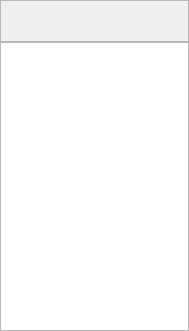
               <widget class="QWidget" name="page_6">
                <property name="geometry">
                 <rect>
                  <x>0</x>
                  <y>0</y>
                  <width>189</width>
                  <height>331</height>
                 </rect>
                </property>
                <attribute name="icon">
                 <iconset>
                  <normaloff>icons/chevron-down.svg</normaloff>icons/chevron-down.svg</iconset>
                </attribute>
                <attribute name="label">
                 <string>Оценить приложение</string>
                </attribute>
                <layout class="QVBoxLayout" name="verticalLayout_13">
                 <property name="spacing">
                  <number>0</number>
                 </property>
                 <property name="leftMargin">
                  <number>0</number>
                 </property>
                 <property name="topMargin">
                  <number>0</number>
                 </property>
                 <property name="rightMargin">
                  <number>0</number>
                 </property>
                 <property name="bottomMargin">
                  <number>0</number>
                 </property>
                 <item>
                  <widget class="QFrame" name="marc_frame">
                   <property name="frameShape">
                    <enum>QFrame::StyledPanel</enum>
                   </property>
                   <property name="frameShadow">
                    <enum>QFrame::Raised</enum>
                   </property>
                   <layout class="QVBoxLayout" name="verticalLayout_19">
                    <property name="spacing">
                     <number>0</number>
                    </property>
                    <property name="leftMargin">
                     <number>0</number>
                    </property>
                    <property name="topMargin">
                     <number>0</number>
                    </property>
                    <property name="rightMargin">
                     <number>0</number>
                    </property>
                    <property name="bottomMargin">
                     <number>0</number>
                    </property>
                    <item>
                     <widget class="QFrame" name="stars_frame">
                      <property name="minimumSize">
                       <size>
                        <width>0</width>
                        <height>40</height>
                       </size>
                      </property>
                      <property name="maximumSize">
                       <size>
                        <width>16777215</width>
                        <height>40</height>
                       </size>
                      </property>
                      <property name="styleSheet">
                       <string notr="true">border:none;</string>
                      </property>
                      <property name="frameShape">
                       <enum>QFrame::StyledPanel</enum>
                      </property>
                      <property name="frameShadow">
                       <enum>QFrame::Raised</enum>
                      </property>
                      <layout class="QHBoxLayout" name="horizontalLayout_8">
                       <property name="spacing">
                        <number>0</number>
                       </property>
                       <property name="leftMargin">
                        <number>0</number>
                       </property>
                       <property name="topMargin">
                        <number>0</number>
                       </property>
                       <property name="rightMargin">
                        <number>0</number>
                       </property>
                       <property name="bottomMargin">
                        <number>0</number>
                       </property>
                       <item>
                        <widget class="QPushButton" name="star1">
                         <property name="styleSheet">
                          <string notr="true">QPushButton::hover{
	border: 2px solid rgb(230, 5, 64);
	border-radius: 10px;
}</string>
                         </property>
                         <property name="text">
                          <string/>
                         </property>
                         <property name="icon">
                          <iconset>
                           <normaloff>icons/star.svg</normaloff>icons/star.svg</iconset>
                         </property>
                        </widget>
                       </item>
                       <item>
                        <widget class="QPushButton" name="star2">
                         <property name="styleSheet">
                          <string notr="true">QPushButton::hover{
	border: 2px solid rgb(230, 5, 64);
	border-radius: 10px;
}</string>
                         </property>
                         <property name="text">
                          <string/>
                         </property>
                         <property name="icon">
                          <iconset>
                           <normaloff>icons/star.svg</normaloff>icons/star.svg</iconset>
                         </property>
                        </widget>
                       </item>
                       <item>
                        <widget class="QPushButton" name="star3">
                         <property name="styleSheet">
                          <string notr="true">QPushButton::hover{
	border: 2px solid rgb(230, 5, 64);
	border-radius: 10px;
}</string>
                         </property>
                         <property name="text">
                          <string/>
                         </property>
                         <property name="icon">
                          <iconset>
                           <normaloff>icons/star.svg</normaloff>icons/star.svg</iconset>
                         </property>
                        </widget>
                       </item>
                       <item>
                        <widget class="QPushButton" name="star4">
                         <property name="styleSheet">
                          <string notr="true">QPushButton::hover{
	border: 2px solid rgb(230, 5, 64);
	border-radius: 10px;
}</string>
                         </property>
                         <property name="text">
                          <string/>
                         </property>
                         <property name="icon">
                          <iconset>
                           <normaloff>icons/star.svg</normaloff>icons/star.svg</iconset>
                         </property>
                        </widget>
                       </item>
                       <item>
                        <widget class="QPushButton" name="star5">
                         <property name="styleSheet">
                          <string notr="true">QPushButton::hover{
	border: 2px solid rgb(230, 5, 64);
	border-radius: 10px;
}</string>
                         </property>
                         <property name="text">
                          <string/>
                         </property>
                         <property name="icon">
                          <iconset>
                           <normaloff>icons/star.svg</normaloff>icons/star.svg</iconset>
                         </property>
                        </widget>
                       </item>
                      </layout>
                     </widget>
                    </item>
                   </layout>
                  </widget>
                 </item>
                 <item>
                  <widget class="QTextEdit" name="thanks_for_raiting">
                   <property name="readOnly">
                    <bool>true</bool>
                   </property>
                  </widget>
                 </item>
                </layout>
               </widget>
